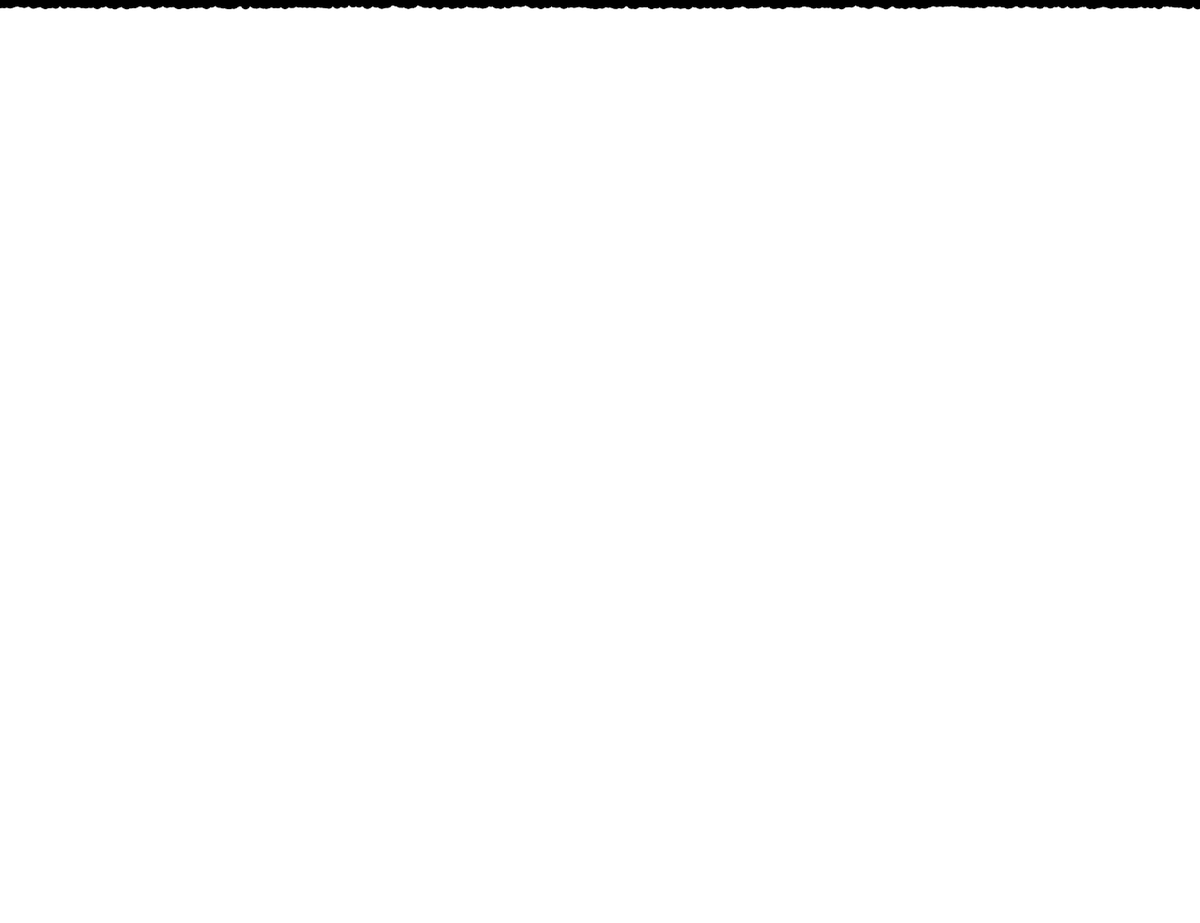
Frame 1 (no input)
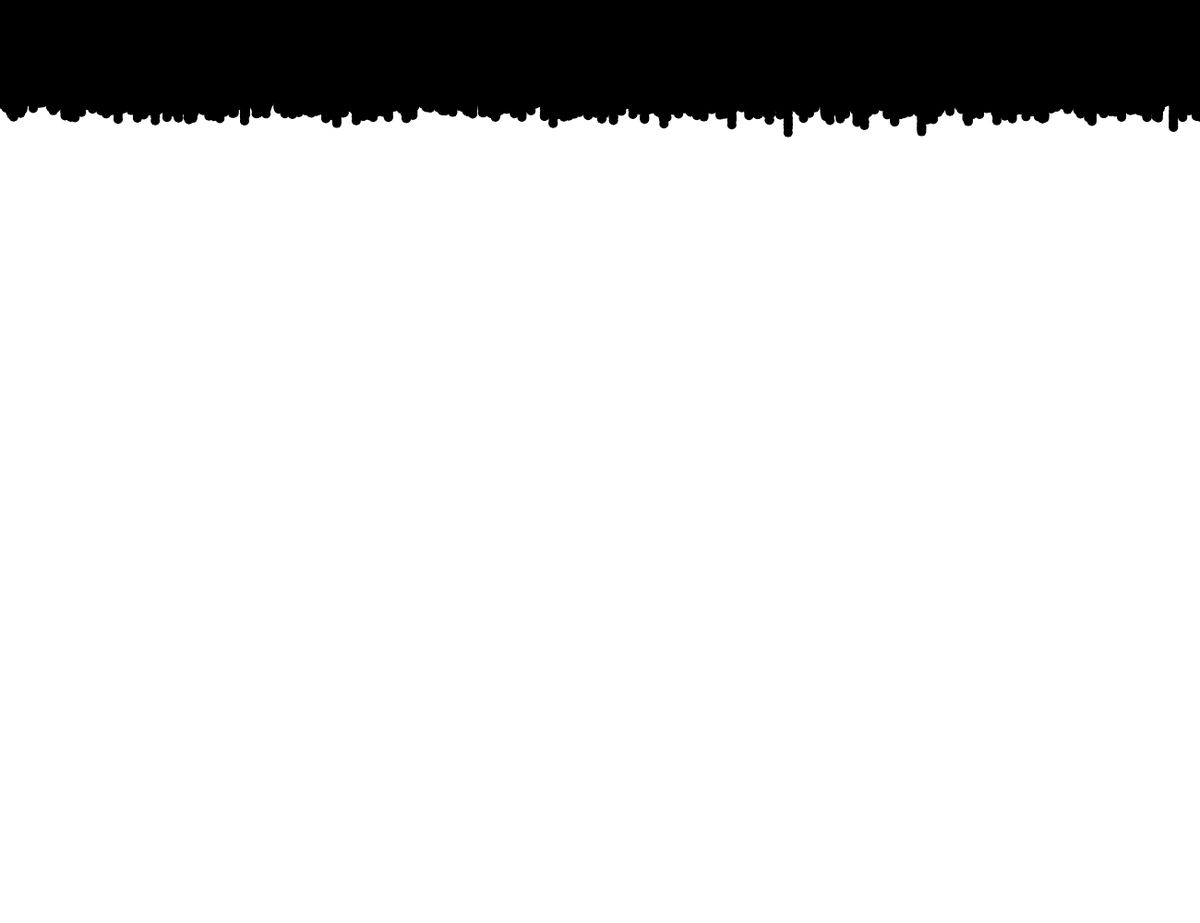
Frame 60 (no input)
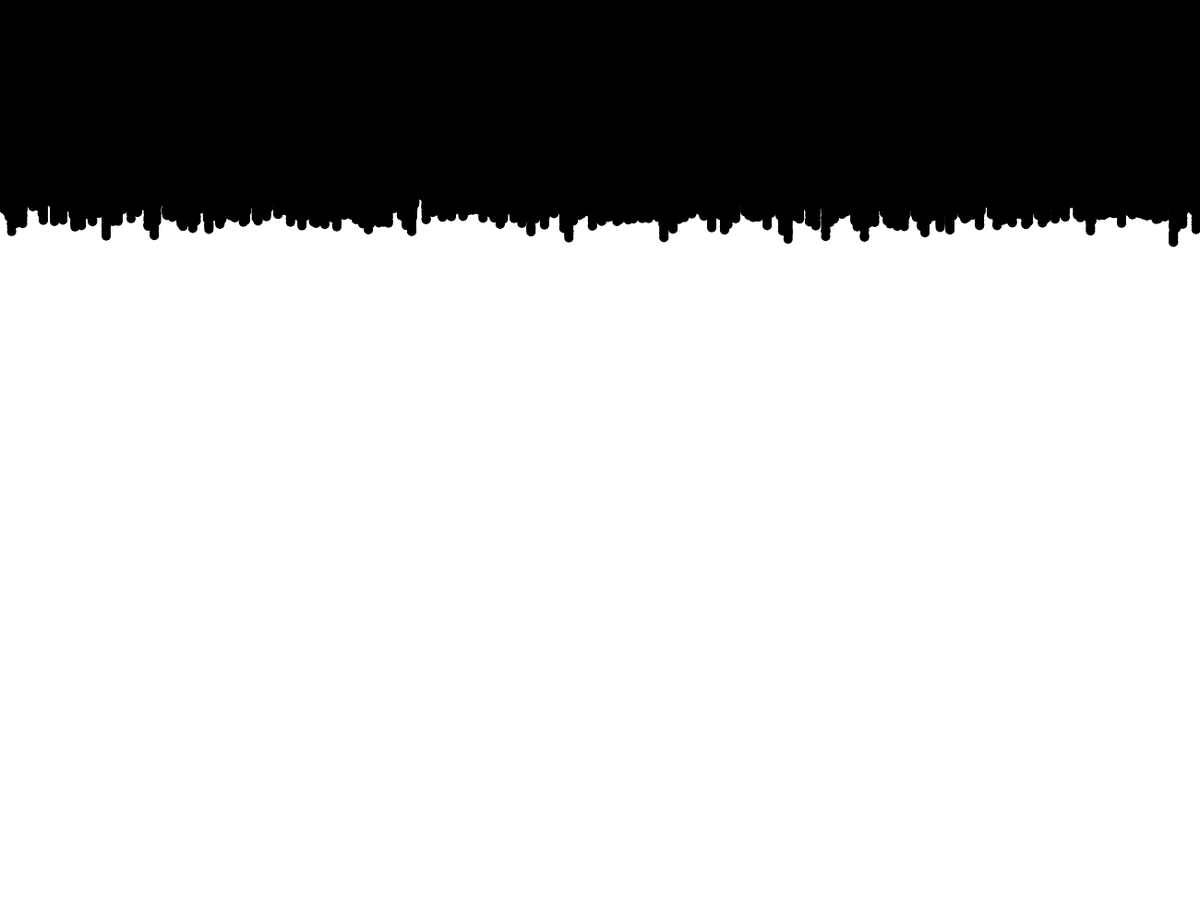
Frame 120 (the mouse pressed at the canvas centre since frame 60)

The p5.js sketch that drew these frames (run headless with seeded random() and noise() and a simulated clock; from frame 60 on, the mouse is pressed at the canvas centre):

// p5.js sketch
// ── sketch.js
var inc=0;
let drippy = [];
let bounds = true;
let numDrips=2000;

function setup() {
  createCanvas(1300, 1000);
  for (let i=0;i<numDrips;i++){
  drippy.push(new drip());
  }
}

function draw() {
  //background(220);
  for (let i=0;i<drippy.length;i++){
 drippy[i].update();
 drippy[i].display();
  }
}

class drip{
  constructor(){
  this.x = random(width);
  this.y = 0;
  this.diamter=10;
  this.speed=random(1.5,3);
  this.thresh=0;
  this.colorFlip=true;
  }
  
  update(){
    this.speed=abs(random(2,5)+random(-5,.5));
      if (this.thresh>=numDrips/20){
       this.colorFlip=!this.colorFlip;
      //this.x = random(width);
      this.y=0;
      this.thresh=0;
    } else {
      if (this.y>height){
      this.thresh++;
      }
      this.y+=this.speed;
    }
  }
  
  display(){
     noStroke();
       if (this.colorFlip==true){
    fill(0);
  } else {
    fill(255);
  }
    ellipse(this.x,this.y,this.diamter,this.diamter);
  }
}
  
  
  
